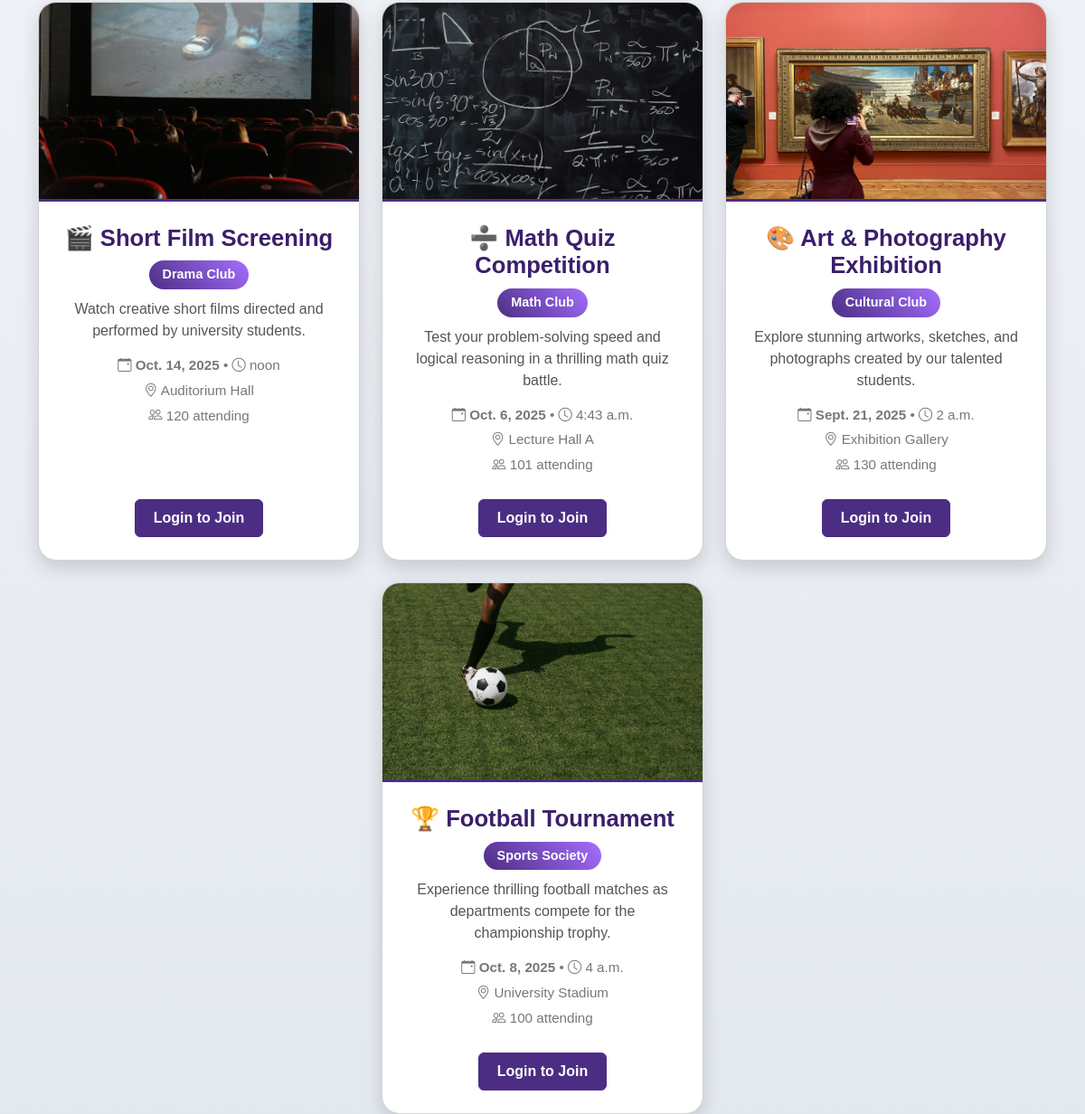
/clubnest/events/ (lower part), run on an earlier commit of the app's database.
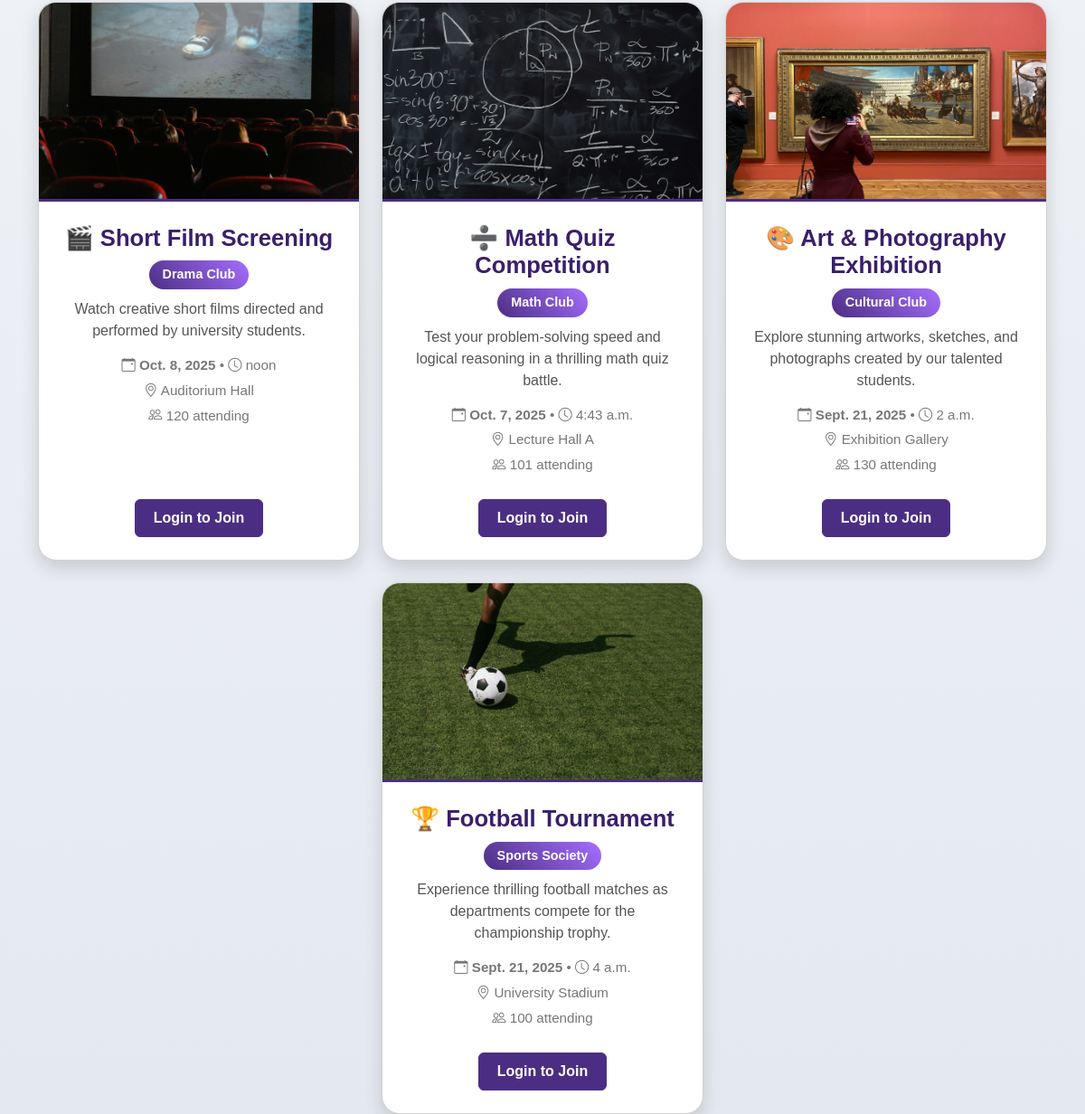
And on a later commit of the database.
### ClubNest/models.py (models this page shows, shortened)
class Event(models.Model):
    CATEGORY_CHOICES = [
        ('sport', 'Sport'),
        ('cultural', 'Cultural'),
        ('math', 'Math'),
        ('drama', 'Drama'),
        ('cybersecurity', 'Cyber Security'),
        ('software-hardware', 'Software & Hardware'),
        ('english-learning', 'English Learning'),
        ('debating-speaking', 'Debating & Public Speaking'),
        ('other', 'Other'),
    ]
    title = models.CharField(max_length=200)
    society = models.CharField(max_length=100, blank=True, null=True)
    description = models.TextField()
    date = models.DateField()
    time = models.TimeField()
    location = models.CharField(max_length=200)
    attendees = models.PositiveIntegerField(default=0)
    category = models.CharField(max_length=50, choices=CATEGORY_CHOICES, default='other')
    image = models.ImageField(upload_to='event_images/')
    club = models.ForeignKey(Club, on_delete=models.CASCADE, blank=True, null=True, help_text="Event organizing club")

### ClubNest/views.py (the view, shortened to what this page needs)
# urls.py: path('events/', views.events_page, name="events_page"),
def events_page(request):
    today = date.today()
    user = request.user if request.user.is_authenticated else None
    query = request.GET.get('q', '').strip()
    if query:
        events = Event.objects.filter(society__icontains=query)
    else:
        events = Event.objects.all()
    events_status = []
    for event in events:
        joined = attended = False
        participation_id = None
        events_status.append({
            'event': event,
            'joined': joined,
            'attended': attended,
            'participation_id': participation_id
        })
    return render(request, 'events.html', {
        'events_status': events_status,
        'today': today,
        'query': query
    })

### templates/events.html (shortened to what this page needs)
{% load static %}
<!DOCTYPE html>
<html lang="en">
<head>
  <link href="https://cdn.jsdelivr.net/npm/bootstrap@5.3.0/dist/css/bootstrap.min.css" rel="stylesheet">
  <link href="https://cdn.jsdelivr.net/npm/bootstrap-icons@1.10.5/font/bootstrap-icons.css" rel="stylesheet">
</head>
<body>
<div class="container">
  <div class="row g-4 justify-content-center" id="eventsGrid">
    {% for es in events_status %}
    {% with event=es.event %}
    <div class="col-lg-4 col-md-6 event-item"
         data-club="{% if event.society %}{{ event.society|lower }}{% endif %}">
      <div class="card event-card">
        {% if event.image %}
          <img src="{{ event.image.url }}" class="event-image" alt="{{ event.title }}">
        {% else %}
          <img src="{% static 'images/default-event.jpg' %}" class="event-image" alt="Default Event Image">
        {% endif %}
        <div class="card-body">
          <div>
            <h5 class="card-title">{{ event.title }}</h5>
            {% if event.society %}
              <div class="club-name">{{ event.society }}</div>
            {% endif %}
            <p class="card-text">{{ event.description|truncatewords:25 }}</p>
            <div class="event-icons mb-3">
              <p><i class="bi bi-calendar-event"></i> <b>{{ event.date }}</b> • <i class="bi bi-clock"></i> {{ event.time }}</p>
              <p><i class="bi bi-geo-alt"></i> {{ event.location }}</p>
              <p><i class="bi bi-people"></i> {{ event.attendees }} attending</p>
            </div>
          </div>
          <div>
            {% if request.user.is_authenticated %}
              {% if event.date >= today %}
                {% if not es.joined %}
                  <a href="{% url 'join_event' event.id %}" class="btn btn-dark">Join Event</a>
                {% else %}
                  <span class="badge bg-success p-2">Joined</span>
                {% endif %}
              {% else %}
                {% if es.attended %}
                  <a href="{% url 'view_certificate' es.participation_id %}" class="btn btn-success">Show Certificate</a>
                {% else %}
                  <span class="badge bg-secondary p-2">You did not attend</span>
                {% endif %}
              {% endif %}
            {% else %}
              <a href="{% url 'signin' %}" class="btn btn-dark">Login to Join</a>
            {% endif %}
          </div>
        </div>
      </div>
    </div>
    {% endwith %}
    {% empty %}
      <div class="no-events">
        <i class="bi bi-calendar-x" style="font-size: 3rem; margin-bottom: 15px;"></i>
        <p>No events available at the moment.</p>
      </div>
    {% endfor %}
  </div>
</div>
</body>
</html>

### templates/events.html (style rules this page uses)
html, body { margin: 0; padding: 0; }
body { background: linear-gradient(to bottom, #f5f7fa, #e4e9f0); font-family: 'Arial', sans-serif; padding-top: 20px; }
.row.g-4.justify-content-center > .col-lg-4, .row.g-4.justify-content-center > .col-md-6 { display: flex; }
.event-card { border-radius: 20px; overflow: hidden; box-shadow: 0 8px 20px rgba(0,0,0,0.15); transition: transform 0.3s, box-shadow 0.3s; background: #ffffff; display: flex; flex-direction: column; flex: 1; }
.event-image { height: 220px; object-fit: cover; width: 100%; border-bottom: 3px solid #4b2e83; }
.card-body { padding: 25px; text-align: center; flex: 1; display: flex; flex-direction: column; justify-content: space-between; }
.card-title { font-size: 1.6rem; font-weight: 700; color: #3a1f6b; margin-bottom: 10px; }
.club-name { background: linear-gradient(45deg, #4b2e83, #a56eff); color: white; padding: 5px 15px; border-radius: 20px; font-size: 0.9rem; font-weight: 600; display: inline-block; margin-bottom: 10px; }
.card-text { font-size: 1rem; color: #555555; margin-bottom: 15px; }
.event-icons p { font-size: 0.95rem; color: #777777; margin: 5px 0; }
.btn-dark { background-color: #4b2e83; border-color: #4b2e83; font-weight: 600; font-size: 1rem; padding: 8px 20px; margin-top: 10px; }

What changed in the data, as far as the page shows it:
changed Event "🎬 Short Film Screening": event "Oct. 14, 2025" → "Oct. 8, 2025"
changed Event "➗ Math Quiz Competition": event "Oct. 6, 2025" → "Oct. 7, 2025"
changed Event "🏆 Football Tournament": event "Oct. 8, 2025" → "Sept. 21, 2025"
